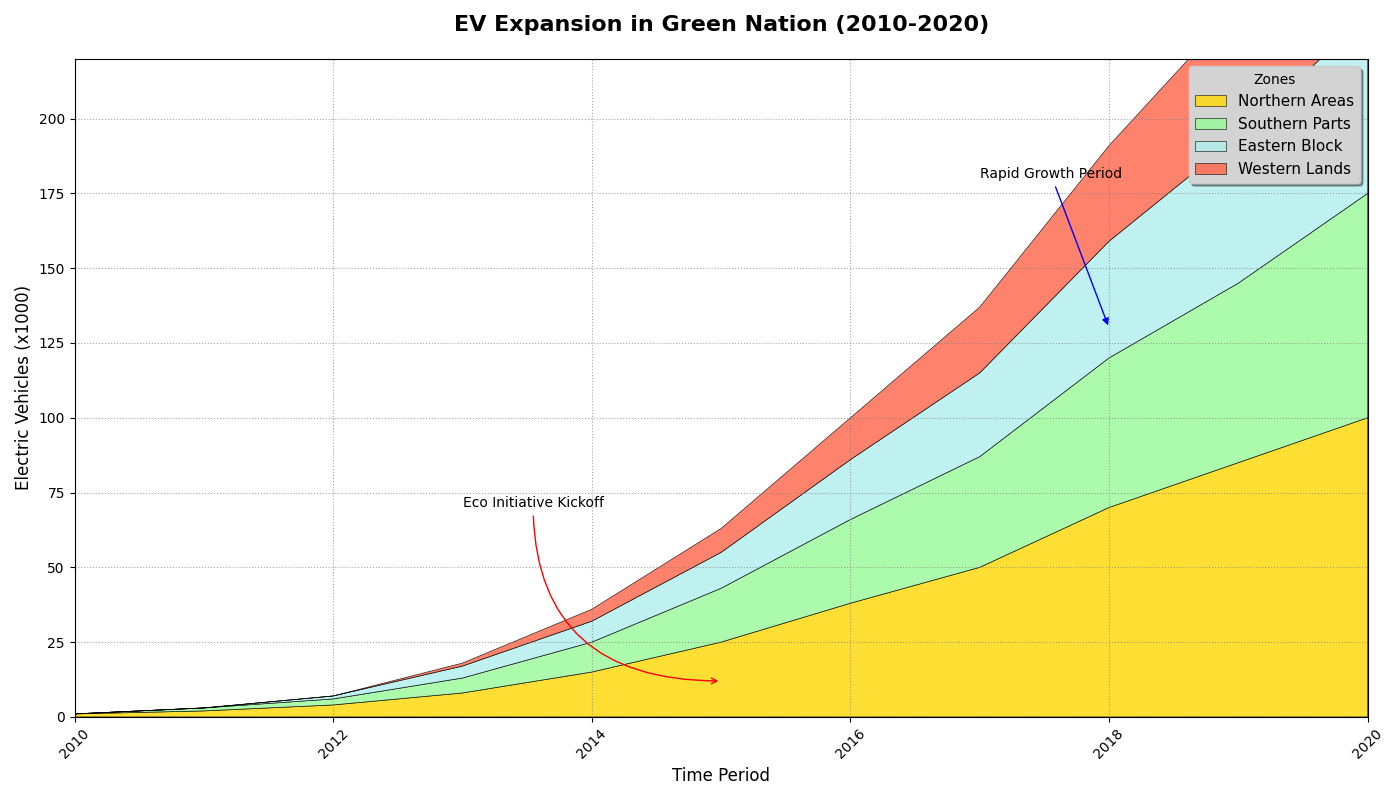

The Python source for this figure:
import matplotlib.pyplot as plt
import numpy as np

years = np.arange(2010, 2021)

north_region = np.array([1, 2, 4, 8, 15, 25, 38, 50, 70, 85, 100])
south_region = np.array([0, 1, 2, 5, 10, 18, 28, 37, 50, 60, 75])
east_region = np.array([0, 0, 1, 4, 7, 12, 20, 28, 39, 49, 60])
west_region = np.array([0, 0, 0, 1, 4, 8, 14, 22, 32, 44, 55])

fig, ax = plt.subplots(figsize=(14, 8))

ax.stackplot(years, north_region, south_region, east_region, west_region,
             labels=['Northern Areas', 'Southern Parts', 'Eastern Block', 'Western Lands'],
             colors=['#FFD700', '#98FB98', '#AFEEEE', '#FF6347'], alpha=0.8, 
             edgecolor='black', linewidth=0.5, hatch=['/', '\\', '|', '-'])

ax.set_title("EV Expansion in Green Nation (2010-2020)", fontsize=16, fontweight='bold', pad=20)
ax.set_xlabel("Time Period", fontsize=12)
ax.set_ylabel("Electric Vehicles (x1000)", fontsize=12)
ax.set_xlim(years.min(), years.max())
ax.set_ylim(0, 220)

ax.grid(True, linestyle=':', color='gray', alpha=0.7)

ax.legend(title="Zones", loc="upper right", fontsize=11, frameon=True, shadow=True, facecolor='lightgray')

ax.annotate('Eco Initiative Kickoff', xy=(2015, 12), xytext=(2013, 70),
            arrowprops=dict(arrowstyle='->', connectionstyle='angle3', color='red'), fontsize=10)
ax.annotate('Rapid Growth Period', xy=(2018, 130), xytext=(2017, 180),
            arrowprops=dict(arrowstyle='-|>', connectionstyle='arc3', color='blue'), fontsize=10)

plt.xticks(rotation=45)
plt.tight_layout()
plt.show()
